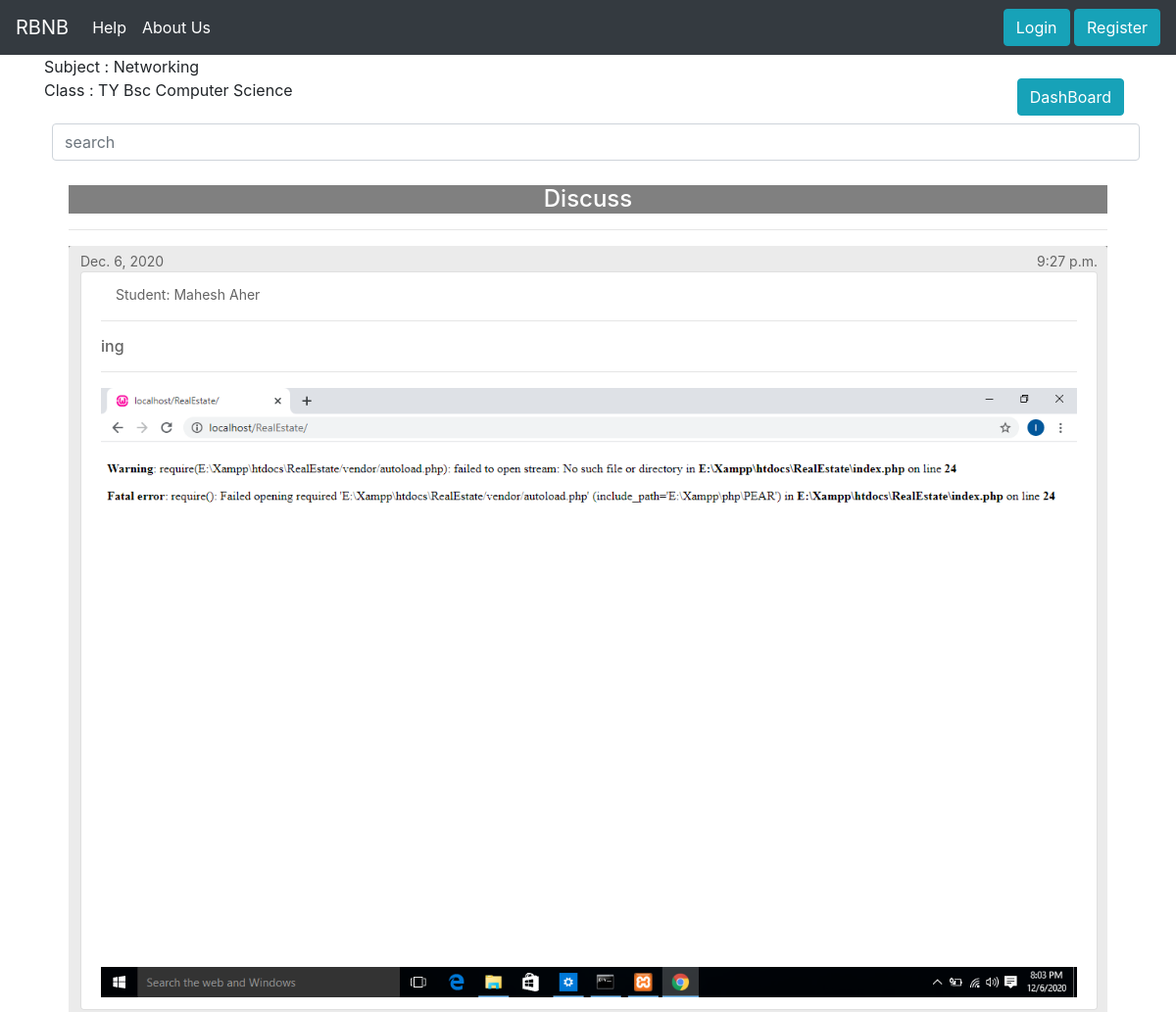
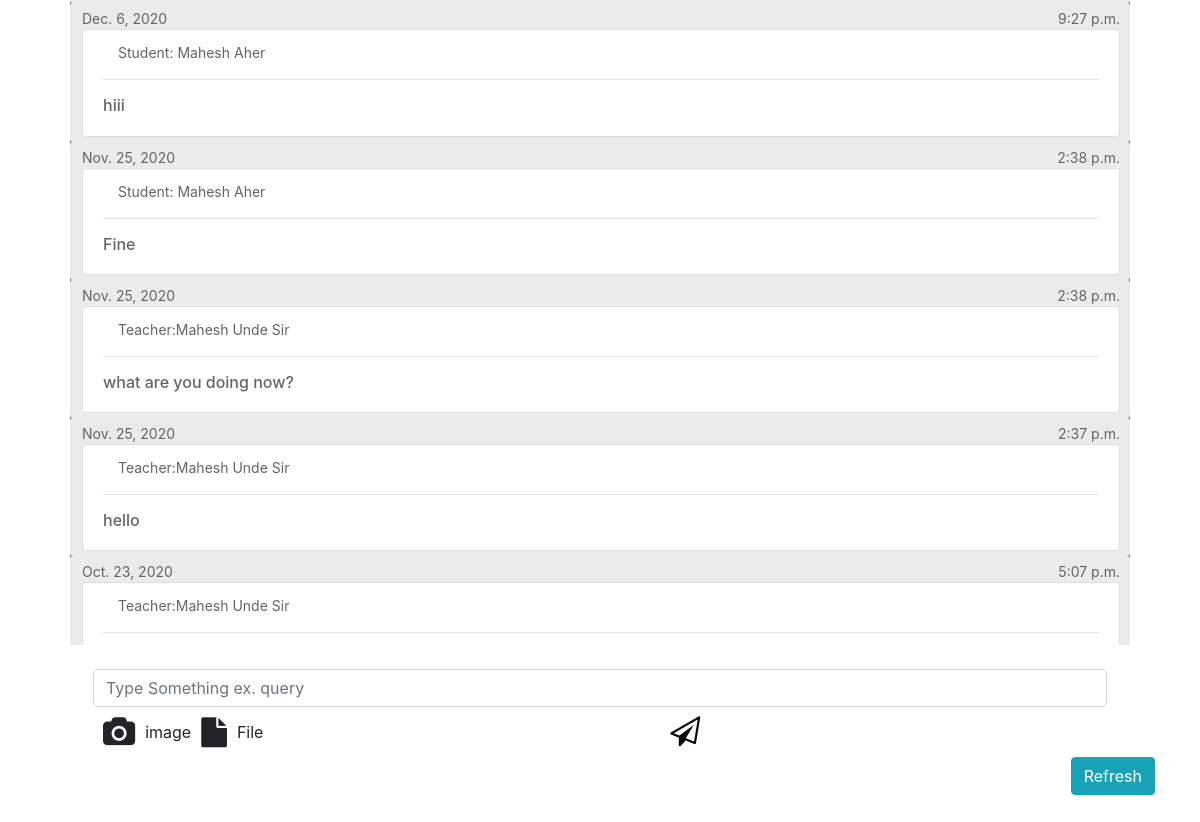
The page /bcs/student/query/1/5 on the database its author committed (2 pictures, top to bottom).
### bcs/models.py (models this page shows, shortened)
class Subjects(models.Model):
    subject_name=models.CharField(max_length=20)
    department_name=models.CharField(max_length=30,choices=department_choice,blank=True,null=True)
    class_name=models.CharField(max_length=20,choices=class_choice)

class Student_Query(models.Model):
    student=models.ForeignKey(Students,on_delete=models.CASCADE,blank=True,null=True)
    teacher=models.ForeignKey(Teachers,on_delete=models.CASCADE)
    subject = models.ForeignKey(Subjects,on_delete=models.CASCADE)
    query_image=models.ImageField(upload_to="images/",blank=True,null=True)
    query_file=models.FileField(upload_to="uploads/",blank=True,null=True)
    query_description=models.TextField()
    query_date = models.DateField(auto_now_add=True)
    query_time = models.TimeField(auto_now_add=True)

class Students(models.Model):
    user=models.ForeignKey(User,on_delete=models.CASCADE)
    roll_no=models.IntegerField(null=True,blank=True)
    department_name=models.CharField(max_length=20,choices=department_choice,null=True,blank=True)
    class_name=models.CharField(max_length=20,choices=class_choice)

class Teachers(models.Model):
    user=models.ForeignKey(User,on_delete=models.CASCADE)
    department_name=models.CharField(max_length=20,choices=department_choice,null=True,blank=True)
    def __str__(self):
        return r'{} {}'.format(self.user.first_name,self.user.last_name)

### bcs/views.py (the view)
# urls.py: path("student/query/<slug:tid>/<slug:sid>",views.student_query,name='student_query'),
def student_query(request, tid, sid):
    try:
        subject = Subjects.objects.get(id=sid)
        teacher = Teachers.objects.get(id=tid)
        sub_teacher = Subject_Teacher.objects.get(
            subject=subject, teacher=teacher)
    except:
        messages.error(request, "You are not logged in")
        return redirect('/bcs')
    try:
        student = Students.objects.get(user=request.user)
        student_status = True
    except:
        student_status = False
    if request.method == 'POST':
        form = Student_QueryForm(request.POST, request.FILES)
        if form.is_valid():
            f = form.save(commit=False)
            if student_status:
                f.student = student
            f.teacher = teacher
            f.subject = subject
            f.save()
            return redirect('student_query', tid, sid)
        else:
            messages.error(request, "form not valid")
            return redirect("/bcs")
    else:
        form = Student_QueryForm()
    if student_status:
        query = Student_Query.objects.filter(subject=subject)[::-1]
    else:
        query = Student_Query.objects.filter(
            teacher=teacher, subject=subject)[::-1]
    context = {
        'form': form,
        'query_data': query,
        'subject': subject,
        'student_status': student_status
    }
    return render(request, 'student_query.html', context)

### bcs/forms.py
class Student_QueryForm(forms.ModelForm):
    class Meta:
        model = Student_Query
        exclude = ["student","teacher","subject" ]
        fields = ["query_image","query_file","query_description"]

### templates/student_query.html (shortened to what this page needs)
{% include 'base.html' %}
{% load static %}
<link rel="stylesheet" href="https://cdnjs.cloudflare.com/ajax/libs/font-awesome/4.7.0/css/font-awesome.min.css">
<div class="container">
    Subject : {{subject.subject_name}}
<br>
Class : {{subject.class_name}} {{subject.department_name}}
{% if student_status %}
<a class="btn btn-info float-right mx-2 mb-2" href="{% url 'student_home' %}">Home</a>
{% else %}
<a class="btn btn-info float-right mx-2 mb-2" href="{% url 'teacher_profile' %}">DashBoard</a>
{% endif %}
<input type="text" class="form-control mx-2 ml-2" name="search" id="myInput" placeholder="search">
<div class="container containers">
    <h4 style="background-color:gray;text-align: center; color:white   ">Discuss</h4>
<hr>
<div class="inbox">
    {% for q in query_data %}
    <div class="receive">
        {{q.query_date}}
        <div class="float-right">
            {{q.query_time}}
        </div>
        <ul class="list-group" id="myUL">
        <li class="list-group-item">
            <div class="col">
                {% if q.student %}
                Student: {{q.student.user.first_name}} {{q.student.user.last_name}}
            {% else %}
            Teacher:{{q.teacher}}
            {% endif %}
            </div>
        <hr>
        <h6 class="fix_chars">{{q.query_description}}</h6>
        {% if q.query_image %}
        <hr>
        <a href="/bcs/{{ q.query_image.url }}"><img src="/bcs/{{ q.query_image.url }}" class="d-block w-100" alt="..."></a>
        {% endif %}
    </li>
    </ul>
    </div>
    {% endfor %}
    </div>
    </div>
<br>
<form method="POST"   enctype="multipart/form-data">
    <div class="form-row mx-5">
    <input type="text" class="form-control" name="query_description" autocomplete="off" required="true" placeholder="Type Something ex. query" >
    <br>
    <div class="element">
        <i class="fa fa-camera" id="imgicon"></i><span class="name">image</span>
      </div>
      <div class="element">
        <i class="fa fa-file" id="fileicon"></i><span class="name">File</span>
      </div>
    <button type="submit" class="col form-control" style="border: none; background: none;">
    <i class="fa fa-send-o mx-2" style="font-size:30px;color:black"></i>
</button>
</div>
</form>
<button type="submit" class="btn btn-info float-right" onClick="refreshPage()">Refresh</button>
</div>

### templates/student_query.html (style rules this page uses)
.containers { overflow: auto; height: 50vh; padding: 25px; }
.receive { background: #ebebeb none repeat scroll 0 0; border-radius: 3px; color: #646464; font-size: 14px; margin: 0; padding: 5px 10px 5px 12px; width: 100%; }
.inbox { background-color: gray; }
.element { display: inline-flex; align-items: center; }
i.fa-camera { margin: 10px; cursor: pointer; font-size: 30px; }
i.fa-file { margin: 10px; cursor: pointer; font-size: 30px; }
input { display: none; }
.fix_chars { font-family:-apple-system, BlinkMacSystemFont, 'Segoe UI', Roboto, Oxygen, Ubuntu, Cantarell, 'Open Sans', 'Helvetica Neue', sans-serif; word-break: break-all; }

### rows shown on the page
Subjects: subject_name "Networking", class_name "TY", department_name "Bsc Computer Science"
Student_Query: query_date "Dec. 6, 2020", query_time "9:27 p.m.", student.user.first_name "Mahesh", student.user.last_name "Aher", query_description "ing", query_image (picture)
Student_Query: query_date "Dec. 6, 2020", query_time "9:27 p.m.", student.user.first_name "Mahesh", student.user.last_name "Aher", query_description "hiii"
Student_Query: query_date "Nov. 25, 2020", query_time "2:38 p.m.", student.user.first_name "Mahesh", student.user.last_name "Aher", query_description "Fine"
Student_Query: query_date "Nov. 25, 2020", query_time "2:38 p.m.", teacher "Mahesh Unde Sir", query_description "what are you doing now?"
Student_Query: query_date "Nov. 25, 2020", query_time "2:37 p.m.", teacher "Mahesh Unde Sir", query_description "hello"
Student_Query: query_date "Oct. 23, 2020", query_time "5:07 p.m.", teacher "Mahesh Unde Sir"
